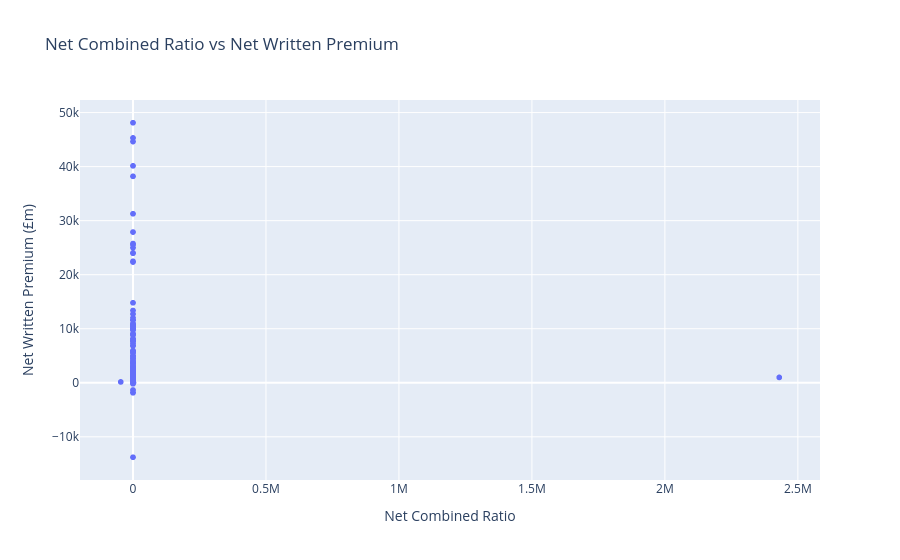

Notebook source saved alongside this figure:
### Code cell
fig_combined_vs_nwp.show()

### Figure 1 — Plotly figure (JSON) as saved in the notebook; plotly's stock layout.template omitted (floating-point values rounded to 4 significant figures; data arrays with more than 128 entries replaced by an {"elided": "..."} marker saying what was removed)
{"data": [{"customdata": {"elided": "1130x2 mixed values"}, "hovertemplate": "Net Combined Ratio=%{x}<br>Net Written Premium (£m)=%{y}<br>Firm=%{customdata[0]}<br>Year=%{customdata[1]}<extra></extra>", "legendgroup": "", "marker": {"color": "#636efa", "symbol": "circle"}, "mode": "markers", "name": "", "showlegend": false, "type": "scattergl", "x": {"elided": "1130 float values"}, "xaxis": "x", "y": {"elided": "1130 float values"}, "yaxis": "y"}], "layout": {"legend": {"tracegroupgap": 0}, "title": {"text": "Net Combined Ratio vs Net Written Premium"}, "xaxis": {"anchor": "y", "domain": [0, 1], "title": {"text": "Net Combined Ratio"}}, "yaxis": {"anchor": "x", "domain": [0, 1], "title": {"text": "Net Written Premium (£m)"}}}}
